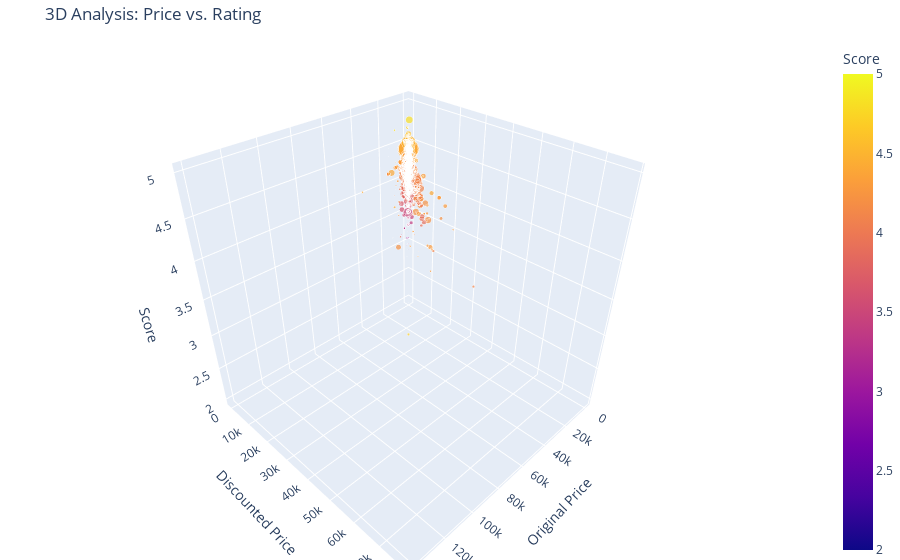

Source (notebook cell):
### Code cell
import plotly.express as px

# 3D Scatter Plot 생성
fig = px.scatter_3d(
    df, 
    x='actual_price', 
    y='discounted_price', 
    z='rating',
    color='rating',           # 평점에 따라 색상 변경
    size='rating_count',      # 리뷰 수가 많을수록 점을 크게 표시
    opacity=0.7,
    labels={'actual_price': 'Original Price', 'discounted_price': 'Discounted Price', 'rating': 'Score'},
    title='3D Analysis: Price vs. Rating'
)

# 레이아웃 설정 (차트가 너무 작지 않게)
fig.update_layout(margin=dict(l=0, r=0, b=0, t=40))
fig.show()

### Figure 1 — Plotly figure (JSON) as saved in the notebook; plotly's stock layout.template omitted (floating-point values rounded to 4 significant figures; data arrays with more than 128 entries replaced by an {"elided": "..."} marker saying what was removed)
{"data": [{"hovertemplate": "Original Price=%{x}<br>Discounted Price=%{y}<br>Score=%{marker.color}<br>rating_count=%{marker.size}<extra></extra>", "legendgroup": "", "marker": {"color": {"elided": "1424 float values"}, "coloraxis": "coloraxis", "opacity": 0.7, "size": {"elided": "1424 float values"}, "sizemode": "area", "sizeref": 1067.0, "symbol": "circle"}, "mode": "markers", "name": "", "scene": "scene", "showlegend": false, "type": "scatter3d", "x": {"elided": "1424 float values"}, "y": {"elided": "1424 float values"}, "z": {"elided": "1424 float values"}}], "layout": {"coloraxis": {"colorbar": {"title": {"text": "Score"}}, "colorscale": [[0, "#0d0887"], [0.1111, "#46039f"], [0.2222, "#7201a8"], [0.3333, "#9c179e"], [0.4444, "#bd3786"], [0.5556, "#d8576b"], [0.6667, "#ed7953"], [0.7778, "#fb9f3a"], [0.8889, "#fdca26"], [1, "#f0f921"]]}, "legend": {"itemsizing": "constant", "tracegroupgap": 0}, "margin": {"b": 0, "l": 0, "r": 0, "t": 40}, "scene": {"domain": {"x": [0, 1], "y": [0, 1]}, "xaxis": {"title": {"text": "Original Price"}}, "yaxis": {"title": {"text": "Discounted Price"}}, "zaxis": {"title": {"text": "Score"}}}, "title": {"text": "3D Analysis: Price vs. Rating"}}}
